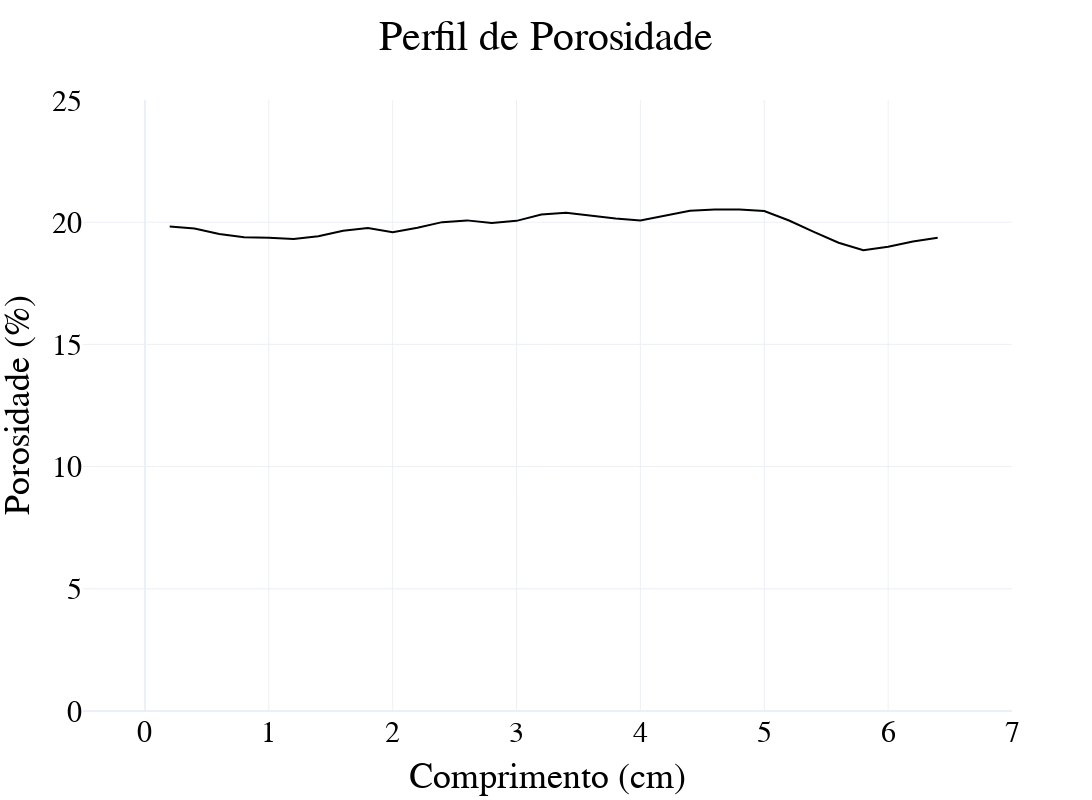

The code cell stored with this chart in its notebook:
### Markdown cell above
## Graficos

### Code cell
colors = [
    'rgba(0, 0, 0, 1)',   # Black
    'rgba(105, 55, 20, 1)',  # Brown
    'rgba(255, 110, 0, 1)',   # Orange
    'rgba(255, 215, 0, 1)',   # Yellow
    'rgba(0, 255, 0, 0.8)',  # Green
    'rgba(0, 200, 150, 1)',  # Ciane
    'rgba(0, 100, 250, 1)',   # Light Blue
    'rgba(0, 0, 150, 1)',     # Dark Blue
    'rgba(150, 0, 255, 1)',   # Purple
    'rgba(255, 0, 0, 1)',  # Red
]

lista = []
for i in range(1,a['J'].max().values+1):
    lista.append(7*i/a['J'].max().values)
comprimento = pd.DataFrame(lista)


trace_1 = go.Scatter(x=comprimento[0],y=perfil_por[1:],mode='lines',line=dict(color=colors[0], dash='solid'))

fig_por = go.Figure()

fig_por.add_trace(trace_1)

fig_por.update_layout(title='Perfil de Porosidade',
                  title_x=0.5,
                  xaxis_title='Comprimento (cm)',
                  yaxis_title='Porosidade (%)',
                  xaxis=dict(
                      range=[-.5, 7]),
                  yaxis=dict(
                      range=[0, 25]),
                  font=dict(
                      family='Time News Roman',  # fonte da legenda
                      size=30,               # tamanho da fonte
                      color='black'         # cor da fonte
                      ),
                  template='plotly_white',
                  width=1200,
                  height=800)
fig_por.show()

### Figure 1 — Plotly figure (JSON) as saved in the notebook; plotly's stock layout.template omitted (floating-point values rounded to 4 significant figures)
{"data": [{"line": {"color": "rgba(0, 0, 0, 1)", "dash": "solid"}, "mode": "lines", "type": "scatter", "x": [0.2, 0.4, 0.6, 0.8, 1, 1.2, 1.4, 1.6, 1.8, 2, 2.2, 2.4, 2.6, 2.8, 3, 3.2, 3.4, 3.6, 3.8, 4, 4.2, 4.4, 4.6, 4.8, 5, 5.2, 5.4, 5.6, 5.8, 6, 6.2, 6.4, 6.6, 6.8, 7], "y": [19.82, 19.74, 19.52, 19.39, 19.37, 19.31, 19.42, 19.65, 19.76, 19.59, 19.77, 20.0, 20.07, 19.97, 20.05, 20.31, 20.39, 20.26, 20.15, 20.07, 20.27, 20.47, 20.52, 20.52, 20.45, 20.07, 19.6, 19.16, 18.85, 19.0, 19.21, 19.36]}], "layout": {"font": {"color": "black", "family": "Time News Roman", "size": 30}, "height": 800, "title": {"text": "Perfil de Porosidade", "x": 0.5}, "width": 1200, "xaxis": {"range": [-0.5, 7], "title": {"text": "Comprimento (cm)"}}, "yaxis": {"range": [0, 25], "title": {"text": "Porosidade (%)"}}}}
